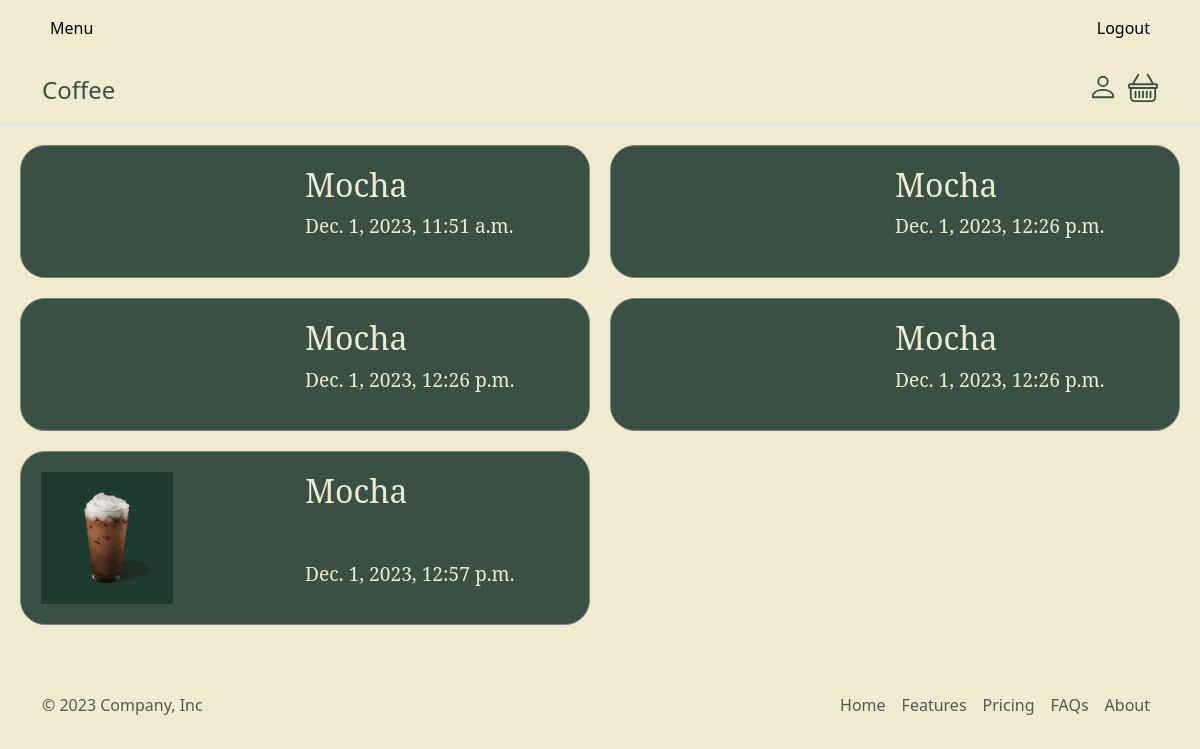
The page /user/basket/ (signed in) on the database its author committed.
### user/models.py (models this page shows, shortened)
class OrderedItem(models.Model):
  user = models.ForeignKey('auth.User',on_delete=models.CASCADE)
  name = models.CharField(max_length=20)
  price = models.BigIntegerField()
  size = models.CharField(max_length=10)
  temp = models.CharField(max_length=20)
  request = models.TextField()
  payoptions = models.CharField(max_length=50)
  image = models.ImageField(upload_to='img')
  created_at = models.DateTimeField(auto_now_add=True)

### user/views.py (the view)
# urls.py: path('basket/', views.basket,name='basket'),
def basket(request):
  orders = OrderedItem.objects.filter(user = request.user)
  context = dict(
    orders = orders
  )
  return render(request,'basket.html',context)

### templates/basket.html
{% extends 'main.html' %}
{% block container %}
{% load static %}
{% if orders  %}
<div class="basket">
{% for item in orders %}
<div class="basket-content">
    <div class="basket-grid-1">
<img src="{{item.image.url}}" alt="" width="50%">
</div>
<div class="basket-grid-2">
<a href="{% url 'user:order' item.id %}"><h2> {{ item.name }} </h2></a>
<a href="{% url 'user:order' item.id %}" style="font-size: larger;"><p> {{ item.created_at }} </p></a>
</div>
</div>
{% endfor %}
</div>
{% endif %}
{% endblock %}

### static/style.css (style rules this page uses)
.basket { display: grid; grid-template-columns: 1fr 1fr; gap: 20px; padding: 20px; }
.basket-content { display: grid; grid-template-columns: 1fr 1fr; border: 1px solid gray; border-radius: 25px; padding: 20px; background-color: #395144; color: #F0EBCE; font-family: 'Noto Serif', serif; }
.basket-grid-1 { grid-column: 1 / 2; }
.basket-grid-2 { grid-column: 2 / 3; display: flex; flex-direction: column; justify-content: space-between; }
.basket-grid-2 a { text-decoration: none; color: inherit; }

### rows shown on the page
OrderedItem: name "Mocha", created_at "Dec. 1, 2023, 11:51 a.m."
OrderedItem: name "Mocha", created_at "Dec. 1, 2023, 12:26 p.m."
OrderedItem: name "Mocha", created_at "Dec. 1, 2023, 12:26 p.m."
OrderedItem: name "Mocha", created_at "Dec. 1, 2023, 12:26 p.m."
OrderedItem: image (picture), name "Mocha", created_at "Dec. 1, 2023, 12:57 p.m."
